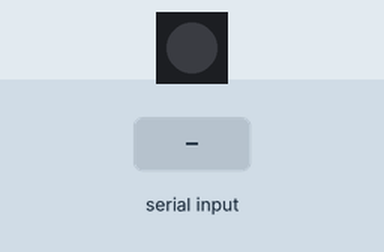
Simulated run of this program. Board: ESP32-S3. On the bench: 1 RGB LEDs in strip order, left to right. Inputs (shaded band) come from the test bench. Dim RGB values are drawn brighter than linear.

Above: at 1.2 s.
1.3 s: "h" received over Serial
At 1.76 s:
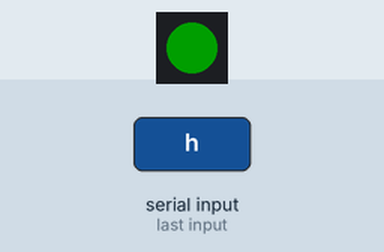
4.3 s: "n" received over Serial
At 4.48 s:
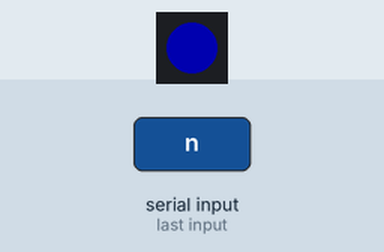
7.3 s: "e" received over Serial
At 7.37 s:
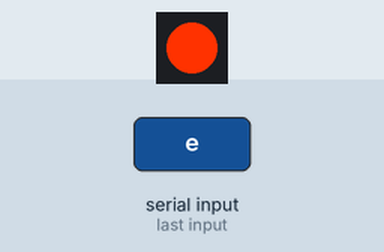
Timing chart, 0 to 12.8 s (numbered marks = the images above; inputs shaded):
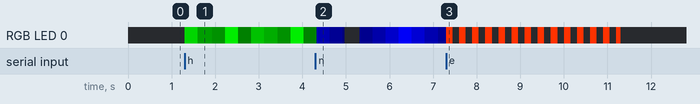

The program:

main.cpp
```cpp
#include <Adafruit_NeoPixel.h>
#include <Arduino.h>

// --- Config ---
#define LED_PIN 48
#define BLINK_FAST_MS 150

#define TOPIC_CONTROL "/lance/tandem_robot_controller/control_state"
#define TOPIC_ESTOP "/lance/tandem_robot_controller/estop_state"

Adafruit_NeoPixel led(1, LED_PIN, NEO_GRB + NEO_KHZ800);

enum RobotState {
    NO_ROBOT,
    HELLO_ROBOT, // first connect
    DISABLE,
    ENABLE,
    ESTOP,
};
volatile RobotState current_state = NO_ROBOT;

uint8_t log_breathe(unsigned long now, unsigned long period_ms) {
    float t = fmod((float)now, (float)period_ms) / (float)period_ms;
    float linear = (t < 0.5f) ? (t * 2.0f) : (2.0f - t * 2.0f);

    // Exponential: lingers dark, punches bright — looks natural on LEDs
    float curved = (expf(linear * 3.0f) - 1.0f) / (expf(3.0f) - 1.0f);

    return (uint8_t)(curved * 255.0f);
}

// --- LED driver ---
void update_led() {
    static bool blink_on = false;
    static unsigned long last_blink = 0;
    unsigned long now = millis();

    switch (current_state) {
        case NO_ROBOT: {
            led.setPixelColor(0, 0);
            led.show();
            break;
        }

        case HELLO_ROBOT: {
            uint8_t brightness = log_breathe(now, 500);
            led.setPixelColor(0, led.Color(0, brightness, 0));
            led.show();
            break;
        }

        case DISABLE: {
            uint8_t brightness = log_breathe(now, 2500);
            led.setPixelColor(0, led.Color(0, 0, brightness));
            led.show();
            break;
        }

        case ENABLE: {
            if (now - last_blink >= BLINK_FAST_MS) {
                blink_on = !blink_on;
                last_blink = now;
            }
            led.setPixelColor(0, blink_on ? led.Color(255, 50, 0) : 0);
            led.show();
            break;
        }

        case ESTOP: {
            led.setPixelColor(0, led.Color(255, 0, 0));
            led.show();
            break;
        }
    }
}

uint32_t last_cmd_received = 0;
uint32_t hello_time {0};
static constexpr uint32_t CMD_TIMEOUT_MS = 4000;
static constexpr uint32_t HELLO_TIMEOUT_MS = 3000;

void setup() {
    led.begin();
    led.setBrightness(255);
    led.clear();
    led.show();

    Serial.begin(115200);
}

void loop() {
    if (Serial.available() > 0) {
        static RobotState newState = NO_ROBOT;
        char cmd = Serial.read();
        last_cmd_received = millis();
        switch (cmd) {
            case 'n':
                newState = NO_ROBOT;
                break;
            case 'h':
                hello_time = millis();
                newState = HELLO_ROBOT;
                break;
            case 'd':
                newState = DISABLE;
                break;
            case 'e':
                newState = ENABLE;
                break;
            case 's':
                newState = ESTOP;
                break;
        }

        // If we are disabled and have just connected, show a greeting state
        // for HELLO_TIMEOUT_MS
        if (current_state == HELLO_ROBOT && newState == DISABLE &&
            millis() - hello_time < HELLO_TIMEOUT_MS) {
            update_led();
            return;
        } else if (current_state == HELLO_ROBOT && millis() - hello_time >= HELLO_TIMEOUT_MS) {
            hello_time = 0;
            newState = DISABLE;
        }

        current_state = newState;

    } else if (current_state != NO_ROBOT && millis() - last_cmd_received > CMD_TIMEOUT_MS) {
        current_state = NO_ROBOT;
    }

    update_led();
}
```

Measured:
- after the input at 1.3 s, RGB LED 0: off → RGB(0, 133, 0) at once, → RGB(0, 30, 0) 0.30 s later, → RGB(0, 17, 0) 0.33 s later, → RGB(0, 197, 0) 0.30 s later, … (10 changes in this stretch)
